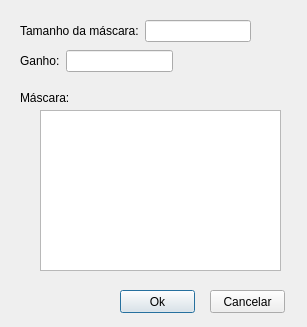
<?xml version="1.0" encoding="UTF-8"?>
<ui version="4.0">
 <class>dialogMedia</class>
 <widget class="QDialog" name="dialogMedia">
  <property name="geometry">
   <rect>
    <x>0</x>
    <y>0</y>
    <width>307</width>
    <height>327</height>
   </rect>
  </property>
  <property name="windowTitle">
   <string>Filtro da média</string>
  </property>
  <property name="windowIcon">
   <iconset resource="img.qrc">
    <normaloff>:/imagens/PDI.ico</normaloff>:/imagens/PDI.ico</iconset>
  </property>
  <widget class="QPushButton" name="pushButton_ok">
   <property name="geometry">
    <rect>
     <x>120</x>
     <y>290</y>
     <width>75</width>
     <height>23</height>
    </rect>
   </property>
   <property name="text">
    <string>Ok</string>
   </property>
  </widget>
  <widget class="QPushButton" name="pushButton_cancelar">
   <property name="geometry">
    <rect>
     <x>210</x>
     <y>290</y>
     <width>75</width>
     <height>23</height>
    </rect>
   </property>
   <property name="text">
    <string>Cancelar</string>
   </property>
  </widget>
  <widget class="QLabel" name="label_3">
   <property name="geometry">
    <rect>
     <x>20</x>
     <y>90</y>
     <width>51</width>
     <height>16</height>
    </rect>
   </property>
   <property name="text">
    <string>Máscara:</string>
   </property>
  </widget>
  <widget class="QTableWidget" name="tableWidget">
   <property name="geometry">
    <rect>
     <x>40</x>
     <y>110</y>
     <width>241</width>
     <height>161</height>
    </rect>
   </property>
  </widget>
  <widget class="QWidget" name="layoutWidget">
   <property name="geometry">
    <rect>
     <x>20</x>
     <y>20</y>
     <width>231</width>
     <height>22</height>
    </rect>
   </property>
   <layout class="QGridLayout" name="gridLayout">
    <item row="0" column="0">
     <widget class="QLabel" name="label">
      <property name="text">
       <string>Tamanho da máscara:</string>
      </property>
     </widget>
    </item>
    <item row="0" column="1">
     <widget class="QLineEdit" name="lineEdit_tamMask"/>
    </item>
   </layout>
  </widget>
  <widget class="QWidget" name="layoutWidget">
   <property name="geometry">
    <rect>
     <x>20</x>
     <y>50</y>
     <width>153</width>
     <height>22</height>
    </rect>
   </property>
   <layout class="QGridLayout" name="gridLayout_2">
    <item row="0" column="0">
     <widget class="QLabel" name="label_2">
      <property name="text">
       <string>Ganho:</string>
      </property>
     </widget>
    </item>
    <item row="0" column="1">
     <widget class="QLineEdit" name="lineEdit_ganho"/>
    </item>
   </layout>
  </widget>
 </widget>
 <resources>
  <include location="img.qrc"/>
 </resources>
 <connections/>
</ui>
